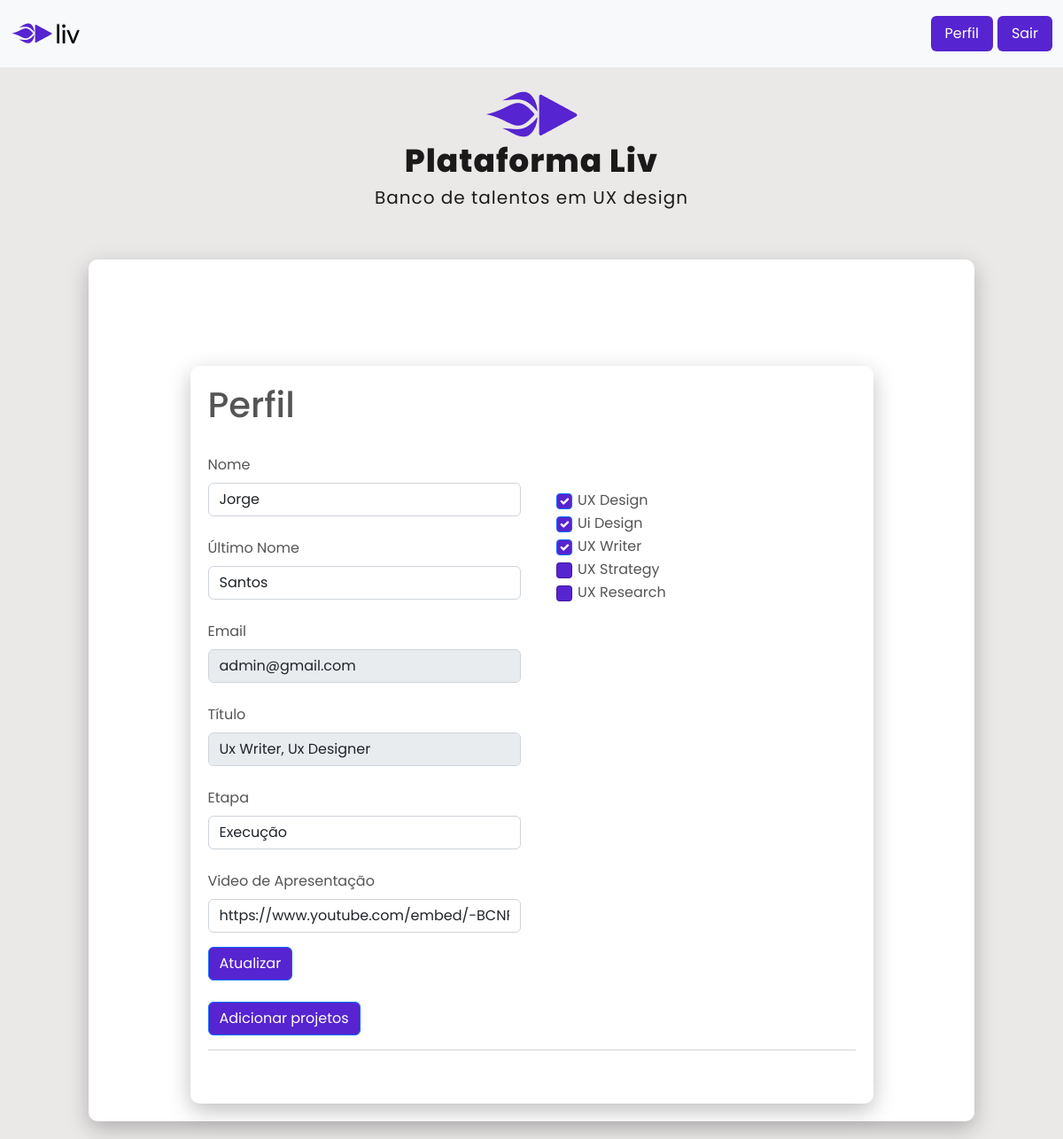
The page /members/home (signed in) on the database as committed earlier.
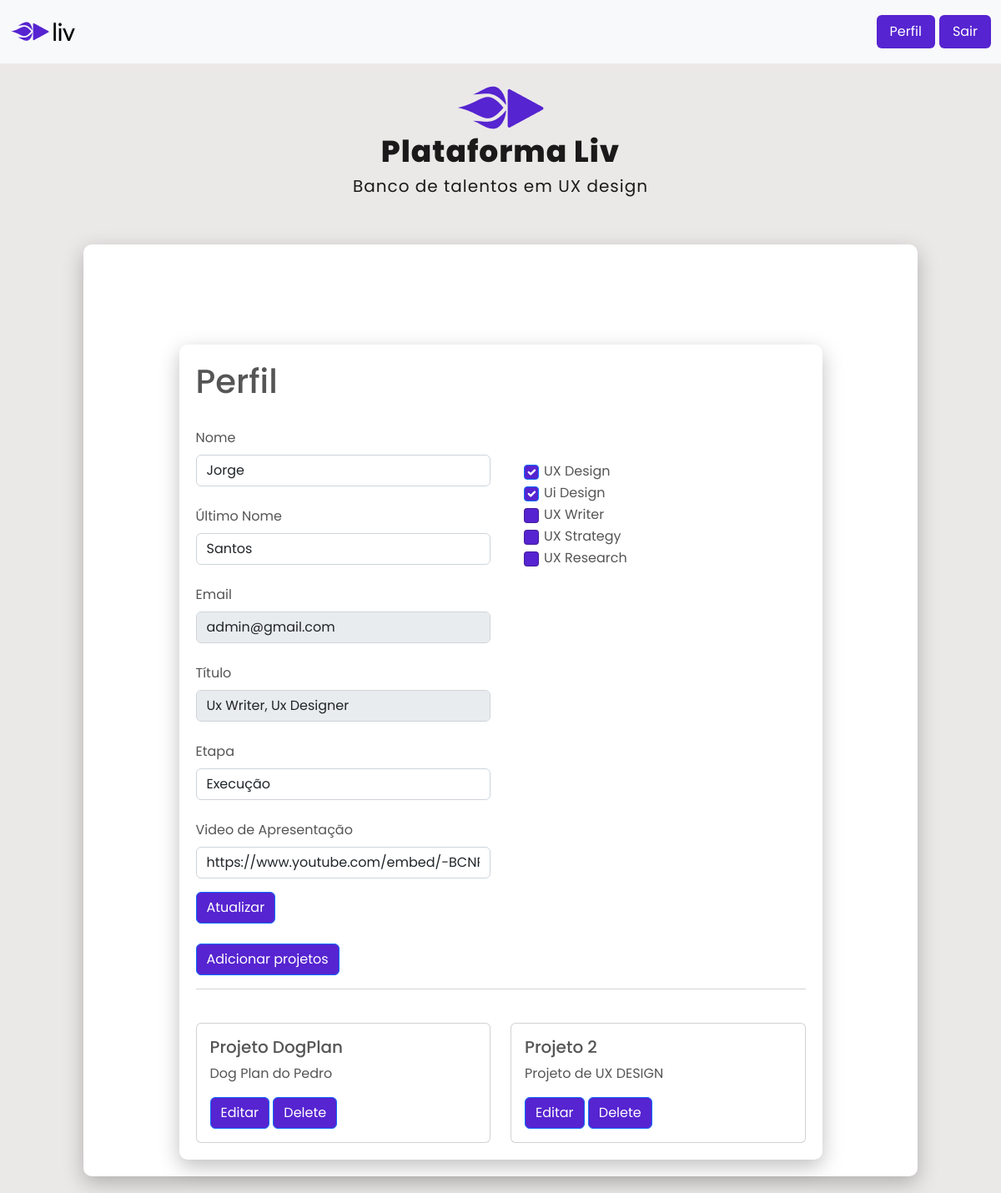
The same page on the database as committed later.
### talentos/models.py (models this page shows, shortened)
class Talento(models.Model):
    nome = models.CharField(max_length=50)
    titulo = models.CharField(max_length=50)
    etapa = models.CharField(max_length=50)
    video   = models.CharField(max_length=120)
    is_uxdesigner = models.BooleanField()
    is_uidesigner = models.BooleanField()
    is_uxwriter = models.BooleanField()
    user = models.OneToOneField(User, on_delete=models.PROTECT,blank=True,null=True, default=1, related_name='user')

class Projeto(models.Model):
    ABOUT_PROJECT_CHOICES = (
    ('0', "Research"),
    ('1', "Wireframe"),
    ('2', "Prototipação"),
    ('3', "Write"),
    ('4', "Strategy"),
    ('5', "Design System"))
    DIAS_SEMANA =(
    ('1', 'Segunda'),
    ('2', 'Terça'),
    ('3', 'Quarta'),
    ('4', 'Quinta'),
    ('5', 'Sexta'))
    HORARIOS = (('1', '8h-12h'),
                ('2', '13h-17h'))
    nome = models.CharField(max_length=50)
    titulo = models.CharField(max_length=50)
    video1  = models.CharField(max_length=120, blank=True, null=True)
    video1_about =   models.CharField(max_length=1, choices=ABOUT_PROJECT_CHOICES, default='0')
    video2  = models.CharField(max_length=120,blank=True, null=True)
    video2_about = models.CharField(max_length=1, choices=ABOUT_PROJECT_CHOICES, default='0')
    video3  = models.CharField(max_length=120,blank=True, null=True)
    video3_about = models.CharField(max_length=1, choices=ABOUT_PROJECT_CHOICES, default='0')
    talento = models.ForeignKey(Talento, on_delete=models.CASCADE)
    horario_entrev = MultiSelectField(choices=HORARIOS,max_choices=5, max_length=30, default='0')
    semana_entrev = MultiSelectField(choices=DIAS_SEMANA,max_choices=5, max_length=30, default='1')
    def __str__(self) -> str:
        return self.nome

### members/views.py (the view)
# urls.py: path('home', views.home,  name='home'),
@login_required
def home(request):
    current_user = request.user
    obj = get_object_or_404(Talento, user=current_user)
    projetos = Projeto.objects.filter(talento=obj.pk)
    print(projetos)
    if request.method == 'POST':
        first_name = request.POST['first_name']
        last_name = request.POST['last_name']
        etapa = request.POST['etapa']
        video = request.POST['video']
        ux_design = request.POST.get('ux_design', False)
        ui_design = request.POST.get('ui_design', False)
        ux_writer = request.POST.get('ux_writer', False)
        user = User.objects.filter(username=current_user)
        talento =Talento.objects.filter(user=current_user)
        if user.exists():
            messages.success(request, 'Perfil atualizado')
            user.update(first_name = first_name,
                        last_name= last_name)
            talento.update(
                        etapa= etapa,
                        video= video,
                        is_uxdesigner = ux_design,
                        is_uidesigner = ui_design,
                        is_uxwriter = ux_writer
                        )
            obj = get_object_or_404(Talento, user=current_user)
            return render(request,'home.html', {'obj':obj,
            'projetos': projetos})
        else:
            print('Usuário não existe')
    else:
        print('TÁ NO GET')
        return render(request,'home.html', {'obj':obj,
            'projetos': projetos})

### members/templates/home.html (shortened to what this page needs)
{% extends 'base.html'%}
{% block content %}
<div class="profile-info">
  <div class='container cadastro-perfil'>
    <h1>Perfil</h1>
    <form action="" method="POST">
      <div class="row">
        <div class="col-sm">
          <div class="mt-4">
            <label for="exampleInputPassword1" class="form-label">Nome</label>
            <input type="text" class="form-control" name="first_name" value="{{obj.user.first_name}}" />
          </div>
          <div class="mt-4">
            <label for="exampleInputPassword1" class="form-label">Último Nome</label>
            <input type="text" class="form-control" name="last_name" value="{{obj.user.last_name}}" />
          </div>
          <div class="mt-4">
            <label class="form-label">Email</label>
            <input type="email" class="form-control" name="email" value="{{obj.user.email}}" disabled />
          </div>
          <div class="mt-4">
            <label class="form-label">Título</label>
            <input type="text" class="form-control" name="titulo" value="{{obj.titulo}}" disabled />
          </div>
          <div class="mt-4">
            <label for="exampleInputPassword1" class="form-label">Etapa</label>
            <input type="text" class="form-control" name="etapa" value="{{obj.etapa}}" />
          </div>
          <div class="mt-4">
            <label for="exampleInputPassword1" class="form-label">Video de Apresentação</label>
            <input type="text" class="form-control" name="video" value="{{obj.video}}" />
            <input class="btn btn-primary btn-base mt-3" type="submit" value="Atualizar" />
          </div>
        </div>
        <div class="col-sm">
          <div class="p-3 mt-5">
            <div class="form-check">
              <input name="ux_design" class="form-check-input" type="checkbox" id="flexCheckDefault" {%
                    if
                    obj.is_uxdesigner
                    %} value="True" checked {%
                    else
                    %} value="False" {%
                    endif
                    %} />
              <label class="form-check-label" for="flexCheckDefault">
                UX Design
              </label>
            </div>
            <div class="form-check">
              <input class="form-check-input" name="ui_design" type="checkbox" id="flexCheckDefault" {%if
                    obj.is_uidesigner%} checked value="True" {%
                    else
                    %} value="False" {%
                    endif
                    %} />
              <label class="form-check-label" for="flexCheckDefault">
                Ui Design
              </label>
            </div>
            <div class="form-check">
              <input name="ux_writer" class="form-check-input" type="checkbox" id="flexCheckDefault"
                {%if obj.is_uxwriter%} checked value="True" {% else %} value="False" {% endif %} />
              <label class="form-check-label" for="flexCheckDefault">
                UX Writer
              </label>
            </div>
            <div class="form-check">
              <input class="form-check-input" type="checkbox" value="" id="flexCheckDefault" />
              <label class="form-check-label" for="flexCheckDefault">
                UX Strategy
              </label>
            </div>
            <div class="form-check">
              <input class="form-check-input" type="checkbox" value="" id="flexCheckDefault" />
              <label class="form-check-label" for="flexCheckDefault">
                UX Research
              </label>
            </div>
          </div>
        </div>
      </div>
    </form>
    <br />
    <div>
      <a class="btn btn-primary btn-base" aria-current="page" href="{% url 'projeto-register' %}">Adicionar projetos</a>
      <hr>
      <br>
      <div class="row">
        {% for p in projetos %}
        <div class="col-sm-6">
          <div class="card">
            <div class="card-body">
              <h5 class="card-title">{{p.nome}}</h5>
              <p class="card-text">{{p.titulo}}</p>
              <a href="{% url 'projeto-detalhe' p.pk %}" class="btn btn-primary btn-base">Editar</a>
              <a href="{% url 'projeto-delete' p.pk %}" class="btn btn-primary btn-base">Delete</a>
            </div>
          </div>
        </div>
        {% endfor %}
      </div>
    </div>
  </div>
</div>
{% endblock %}

### templates/base.html (shortened to what this page needs)
{% load static %}
<!DOCTYPE html>
<html lang="pt-BR">
<head>
  <link href="https://cdn.jsdelivr.net/npm/bootstrap@5.2.3/dist/css/bootstrap.min.css" rel="stylesheet"
>
  <link rel="stylesheet" href="{% static 'general/css/base.css' %}">
</head>
<body>
  <header>
    <nav class="navbar navbar-expand-lg bg-light">
      <div class="container-fluid">
        <a class="navbar-brand" href="{% url 'talentos' %}">
          <img src="{% static 'arquivos\img\logo_pequena.png' %}" alt="">
        </a>
        <div class="collapse navbar-collapse" id="navbarNav">
          <ul class="nav nav-pills">
            {% if request.user.is_authenticated%}
            <li class="nav-item">
              <a class="nav-link active btn-base" aria-current="page" href="{% url 'home' %}">Perfil</a>
            </li>
            <li class="nav-item">
              <a class="nav-link active btn-base" aria-current="page"
                href="{% url 'logout' %}?next={% url 'login' %}">Sair</a>
            </li>
            {% endif %}
          </ul>
        </div>
      </div>
    </nav>
  </header>
  <div class="wrapper">
    <div class="title-header">
      <div class="title">
        <img src="{% static 'arquivos\img\logo.png' %}">
        <h1>Plataforma Liv</h1>
      </div>
      <div class="title">
        <h4>Banco de talentos em UX design</4>
      </div>
    </div>
    <div class="category-filter">
      <div class="container">
        {% block content %}
        {% endblock %}
      </div>
    </div>
  </div>
</body>
</html>

### templates/static/general/css/base.css (style rules this page uses)
header { height: 80px; }
.wrapper .title-header { margin: 10px; padding: 10px; }
.profile-info { width: 1000px; text-align: start; display: flex; justify-content: center; padding: 20px; margin-top: 100px; background: #ffffff; box-shadow: 0px 8px 24px rgba(0, 0, 0, 0.25); margin: auto; text-align: left; border-radius: 10px; }
li { margin-left: 5px; }
html { display: flex; justify-content: center; }
body { background-color: #ebe8e8; width: 100%; max-width: 1500px; text-align: center; }
* { margin: 0; padding: 0; box-sizing: border-box; font-family: "Poppins", sans-serif; }
.form-check-input { background-color: #5624d0 !important; width: 18px !important; height: 18px !important; }
nav { align-items: right; }
* { padding: 0; margin: 0; -webkit-box-sizing: border-box; box-sizing: border-box; }
body { font-family: "Nunito", sans-serif; color: #555; }
.wrapper { width: 100%; overflow-x: hidden; }
.wrapper .container { max-width: 1400px; margin: 0 auto; padding: 20px; }
.category-filter { margin-top: 20px; }
.title h1 { color: #1b1919; text-align: center; font-weight: 800; font-size: 36px; letter-spacing: 1px; }
.title img { display: block; margin-left: auto; margin-right: auto; }
.title h4 { color: #1b1919; text-align: center; font-weight: 400; font-size: 20px; letter-spacing: 1px; }
.collapse.navbar-collapse { flex-direction: row-reverse; }
.container.cadastro-perfil { margin-top: 100px; background: #ffffff; box-shadow: 0px 8px 24px rgba(0, 0, 0, 0.25); max-width: 771px; padding: 20px; text-align: left; border-radius: 10px; }
.btn-base { background-color: #5624d0 !important; }

Rows that differ between the two databases and show on the page:
changed Talento "Ux Writer, Ux Designer": is_uxwriter "☑" → "☐"
added Projeto: nome "Projeto DogPlan", titulo "Dog Plan do Pedro"
added Projeto: nome "Projeto 2", titulo "Projeto de UX DESIGN"
